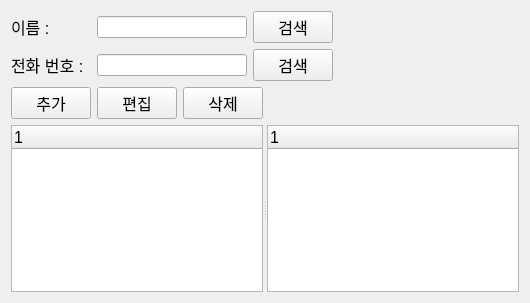
<?xml version="1.0" encoding="UTF-8"?>
<ui version="4.0">
 <class>ClientWidget</class>
 <widget class="QWidget" name="ClientWidget">
  <property name="geometry">
   <rect>
    <x>0</x>
    <y>0</y>
    <width>530</width>
    <height>303</height>
   </rect>
  </property>
  <property name="windowTitle">
   <string>Form</string>
  </property>
  <layout class="QVBoxLayout" name="verticalLayout">
   <item>
    <layout class="QHBoxLayout" name="horizontalLayout_2">
     <item>
      <widget class="QLabel" name="label">
       <property name="minimumSize">
        <size>
         <width>80</width>
         <height>0</height>
        </size>
       </property>
       <property name="font">
        <font>
         <pointsize>12</pointsize>
        </font>
       </property>
       <property name="text">
        <string>이름 :</string>
       </property>
      </widget>
     </item>
     <item>
      <widget class="QLineEdit" name="lineEdit_name">
       <property name="sizePolicy">
        <sizepolicy hsizetype="Fixed" vsizetype="Fixed">
         <horstretch>0</horstretch>
         <verstretch>0</verstretch>
        </sizepolicy>
       </property>
       <property name="minimumSize">
        <size>
         <width>150</width>
         <height>0</height>
        </size>
       </property>
      </widget>
     </item>
     <item>
      <widget class="QPushButton" name="pushButton_name">
       <property name="font">
        <font>
         <pointsize>12</pointsize>
        </font>
       </property>
       <property name="text">
        <string>검색</string>
       </property>
      </widget>
     </item>
     <item>
      <spacer name="horizontalSpacer">
       <property name="orientation">
        <enum>Qt::Horizontal</enum>
       </property>
       <property name="sizeHint" stdset="0">
        <size>
         <width>40</width>
         <height>20</height>
        </size>
       </property>
      </spacer>
     </item>
    </layout>
   </item>
   <item>
    <layout class="QHBoxLayout" name="horizontalLayout_3">
     <item>
      <widget class="QLabel" name="label_2">
       <property name="minimumSize">
        <size>
         <width>80</width>
         <height>0</height>
        </size>
       </property>
       <property name="font">
        <font>
         <pointsize>12</pointsize>
        </font>
       </property>
       <property name="text">
        <string>전화 번호 :</string>
       </property>
      </widget>
     </item>
     <item>
      <widget class="QLineEdit" name="lineEdit_phoneNumber">
       <property name="sizePolicy">
        <sizepolicy hsizetype="Fixed" vsizetype="Fixed">
         <horstretch>0</horstretch>
         <verstretch>0</verstretch>
        </sizepolicy>
       </property>
       <property name="minimumSize">
        <size>
         <width>150</width>
         <height>0</height>
        </size>
       </property>
      </widget>
     </item>
     <item>
      <widget class="QPushButton" name="pushButton_phoneNumber">
       <property name="font">
        <font>
         <pointsize>12</pointsize>
        </font>
       </property>
       <property name="text">
        <string>검색</string>
       </property>
      </widget>
     </item>
     <item>
      <spacer name="horizontalSpacer_2">
       <property name="orientation">
        <enum>Qt::Horizontal</enum>
       </property>
       <property name="sizeHint" stdset="0">
        <size>
         <width>40</width>
         <height>20</height>
        </size>
       </property>
      </spacer>
     </item>
    </layout>
   </item>
   <item>
    <layout class="QHBoxLayout" name="horizontalLayout">
     <item>
      <widget class="QPushButton" name="pushButton_add">
       <property name="font">
        <font>
         <pointsize>12</pointsize>
        </font>
       </property>
       <property name="text">
        <string>추가</string>
       </property>
      </widget>
     </item>
     <item>
      <widget class="QPushButton" name="pushButton_edit">
       <property name="font">
        <font>
         <pointsize>12</pointsize>
        </font>
       </property>
       <property name="text">
        <string>편집</string>
       </property>
      </widget>
     </item>
     <item>
      <widget class="QPushButton" name="pushButton_delete">
       <property name="font">
        <font>
         <pointsize>12</pointsize>
        </font>
       </property>
       <property name="text">
        <string>삭제</string>
       </property>
      </widget>
     </item>
     <item>
      <spacer name="horizontalSpacer_3">
       <property name="orientation">
        <enum>Qt::Horizontal</enum>
       </property>
       <property name="sizeHint" stdset="0">
        <size>
         <width>40</width>
         <height>20</height>
        </size>
       </property>
      </spacer>
     </item>
    </layout>
   </item>
   <item>
    <widget class="QSplitter" name="splitter">
     <property name="orientation">
      <enum>Qt::Horizontal</enum>
     </property>
     <widget class="QTreeWidget" name="treeWidget_client">
      <property name="font">
       <font>
        <pointsize>12</pointsize>
       </font>
      </property>
      <column>
       <property name="text">
        <string notr="true">1</string>
       </property>
      </column>
     </widget>
     <widget class="QTreeWidget" name="treeWidget_operation">
      <property name="font">
       <font>
        <pointsize>12</pointsize>
       </font>
      </property>
      <column>
       <property name="text">
        <string notr="true">1</string>
       </property>
      </column>
     </widget>
    </widget>
   </item>
  </layout>
 </widget>
 <resources/>
 <connections/>
</ui>
